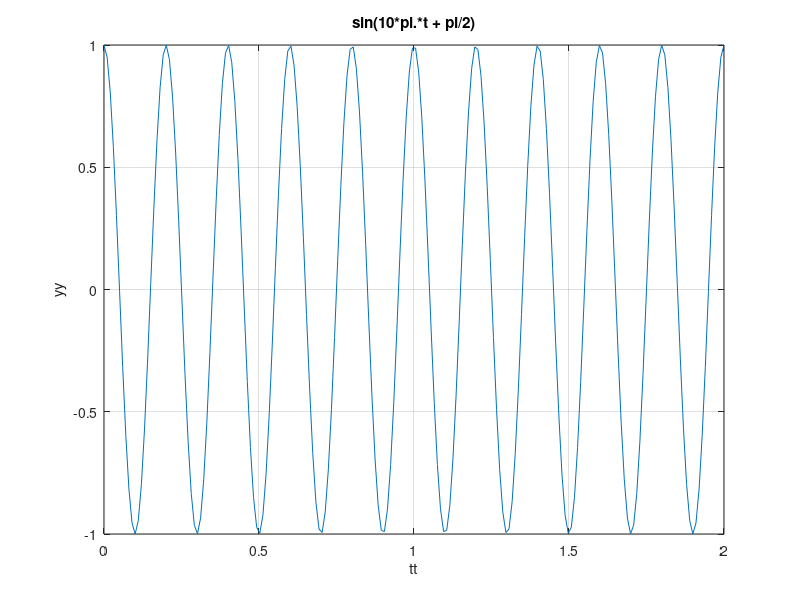

MATLAB code for this plot:
%alinea b)
t = linspace(0,2,200);
yt = sin(10*pi.*t + pi/2);

%f = ?   T = 1/f   A = valor máximo
f = 5
A = 1
T = 1/5

plot(t, yt) 
title('sin(10*pi.*t + pi/2)')
xlabel('tt')
ylabel('yy')
grid on